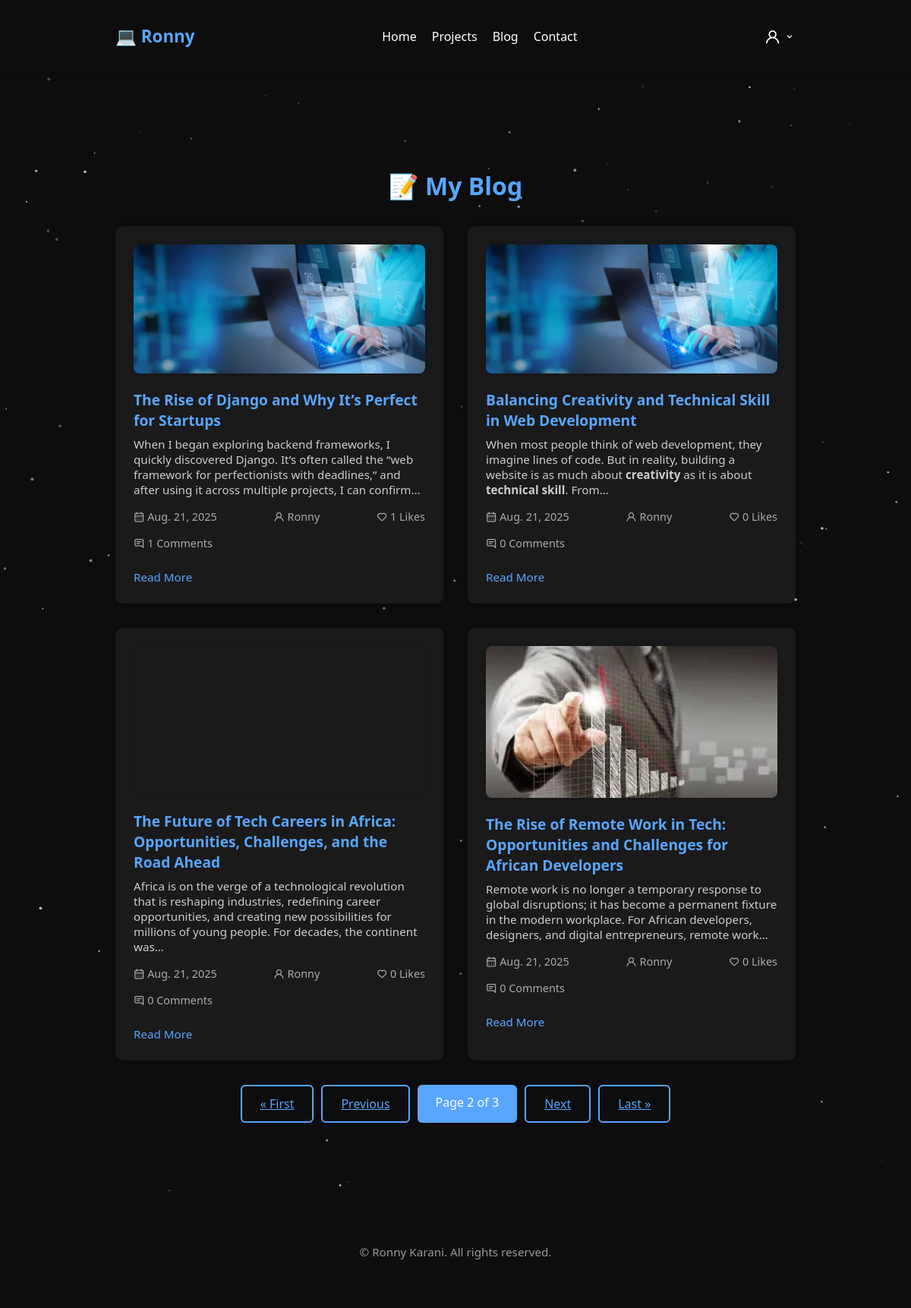
Screenshot of /blog/?page=2 with the database file from the repository.
### core/models.py (models this page shows, shortened)
class BlogPost(models.Model):
    title = models.CharField(max_length=200)
    slug = models.SlugField(unique=True, blank=True)
    excerpt = models.TextField(blank=True, null=True)
    content = RichTextUploadingField()
    image = models.ImageField(upload_to='blogs/')
    author = models.CharField(max_length=100, default="Ronny")
    created_at = models.DateField(auto_now_add=True)
    views = models.PositiveIntegerField(default=0)
    likes = models.PositiveIntegerField(default=0)

### core/views.py (the view)
# urls.py: path('blog/', views.blog, name='blog'),
def blog(request):
    posts = BlogPost.objects.order_by('-created_at')
    paginator = Paginator(posts, 4)
    page_number = request.GET.get('page')
    blog_posts = paginator.get_page(page_number)
    return render(request, "blog.html", {"blog_posts": blog_posts})

### core/templatetags/image_filters.py (called while the page is built)
@register.filter
def webp(image_field):
    if not image_field:
        return ""
    base, ext = os.path.splitext(image_field.url)
    webp_url = f"{base}.webp"
    media_path = image_field.storage.path(webp_url.replace(image_field.storage.base_url, ""))
    if os.path.exists(media_path):
        return webp_url
    return image_field.url

### templates/blog.html (shortened to what this page needs)
{% extends "base.html" %}
{% load static %}
{% load image_filters %}
{% block content %}
<section class="section blog-page" id="blog">
  <div class="container">
    <h2 class="section-title">📝 My Blog </h2>
    <div class="blog-grid">
      {% for post in blog_posts %}
      <div class="blog-card">
        <picture>
            <source srcset="{{ post.image|webp }}" type="image/webp">
            <img src="{{ post.image.url }}" alt="{{ post.title }}" class="blog-image" loading="lazy" decoding="async">
          </picture>
        <a href="{% url 'blog_detail' post.slug %}" class="blog-title-link" style="text-decoration: none;">
                <h3>{{ post.title }}</h3>
              </a>
        <p>{{ post.excerpt|truncatewords:30|safe }}</p>
        <div class="blog-meta">
          <span><i class="uil uil-calendar-alt"></i> {{ post.created_at }}</span>
          <span><i class="uil uil-user"></i> {{ post.author }}</span>
          <span class="like-count"><i class="uil uil-heart"></i> {{ post.likes }} Likes</span>
          <span><i class="uil uil-comment-alt-lines"></i> {{ post.comments.count }} Comments</h3></span>
        </div>
        <a href="{% url 'blog_detail' post.slug %}" class="read-more">Read More</a>
      </div>
      {% empty %}
        <p>No blog posts available yet.</p>
      {% endfor %}
    </div>
    <div class="pagination">
  {% if blog_posts.has_previous %}
    <a href="?page=1" class="button button--outline">&laquo; First</a>
    <a href="?page={{ blog_posts.previous_page_number }}" class="button button--outline">Previous</a>
  {% endif %}
  <span class="button disabled">
    Page {{ blog_posts.number }} of {{ blog_posts.paginator.num_pages }}
  </span>
  {% if blog_posts.has_next %}
    <a href="?page={{ blog_posts.next_page_number }}" class="button button--outline">Next</a>
    <a href="?page={{ blog_posts.paginator.num_pages }}" class="button button--outline">Last &raquo;</a>
  {% endif %}
</div>
  </div>
</section>
{% endblock %}

### static/css/style.css (style rules this page uses)
* { margin: 0; padding: 0; box-sizing: border-box; }
body { font-family: 'Segoe UI', sans-serif; background-color: #0d0d0d; color: #ffffff; overflow-x: hidden; }
.container { max-width: 960px; margin: auto; padding: 2rem; }
.button { padding: 0.75rem 1.5rem; background-color: #58a6ff; color: #fff; border: none; border-radius: 6px; font-weight: 500; transition: background 0.3s ease; }
.button--outline { background-color: transparent; border: 2px solid #58a6ff; color: #58a6ff; }
.section-title { font-size: 2rem; text-align: center; margin-bottom: 2rem; color: #58a6ff; }
.blog-page { padding-top: 6rem; padding-bottom: 4rem; }
.blog-grid { display: grid; grid-template-columns: repeat(auto-fit, minmax(280px, 1fr)); gap: 2rem; margin-top: 2rem; }
.blog-card { background: #1a1a1a; border-radius: 10px; padding: 1.5rem; box-shadow: 0 0 15px rgba(0,0,0,0.1); transition: transform 0.3s ease; }
.blog-card h3 { color: #58a6ff; margin-bottom: 0.5rem; font-size: 1.2rem; }
.blog-card p { color: #ccc; font-size: 0.95rem; margin-bottom: 1rem; }
.blog-meta { font-size: 0.85rem; color: #999; display: flex; justify-content: space-between; margin-bottom: 1rem; }
.read-more { color: #58a6ff; font-weight: 500; text-decoration: none; font-size: 0.95rem; }
.blog-image { width: 100%; height: auto; border-radius: 8px; margin-bottom: 1rem; object-fit: cover; max-height: 200px; box-shadow: 0 0 10px rgba(0,0,0,0.2); transition: transform 0.3s; }
.blog-meta { font-size: 0.9rem; color: #aaa; display: flex; flex-wrap: wrap; gap: 1rem; margin-bottom: 1.5rem; }
.pagination { display: flex; justify-content: center; gap: 10px; margin-top: 2rem; }

### rows the page displays
BlogPost: title "The Rise of Django and Why It’s Perfect for Startups", excerpt "When I began exploring backend frameworks, I quickly discovered Django. It’s often called the “web framework for perfectionists with deadlines,” and after using it across multiple projects, I can confirm…", created_at "Aug. 21, 2025", author "Ronny", likes "1", comments.count "1"
BlogPost: title "Balancing Creativity and Technical Skill in Web Development", excerpt "When most people think of web development, they imagine lines of code. But in reality, building a website is as much about creativity as it is about technical skill . From…", created_at "Aug. 21, 2025", author "Ronny", likes "0", comments.count "0"
BlogPost: shows a picture, title "The Future of Tech Careers in Africa: Opportunities, Challenges, and the Road Ahead", excerpt "Africa is on the verge of a technological revolution that is reshaping industries, redefining career opportunities, and creating new possibilities for millions of young people. For decades, the continent was…", created_at "Aug. 21, 2025", author "Ronny", likes "0", comments.count "0"
BlogPost: shows a picture, title "The Rise of Remote Work in Tech: Opportunities and Challenges for African Developers", excerpt "Remote work is no longer a temporary response to global disruptions; it has become a permanent fixture in the modern workplace. For African developers, designers, and digital entrepreneurs, remote work…", created_at "Aug. 21, 2025", author "Ronny", likes "0", comments.count "0"

### other values shown
{{ blog_posts.number }} "2"
{{ blog_posts.paginator.num_pages }} "3"
